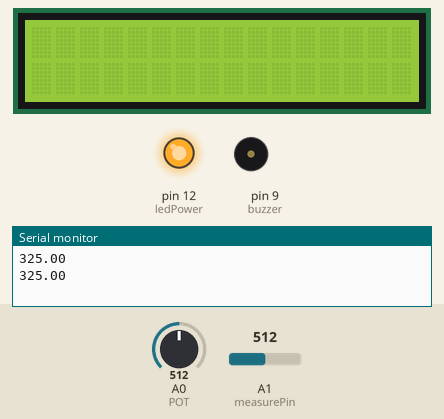
A sketch run on a simulated Arduino Uno, built with avr-gcc and run on an emulated ATmega328P. Shown: 16×2 character LCD, output pins drawn as LEDs (lit = HIGH), buzzer (waves = sounding), the last lines printed to the serial monitor. The test bench sets the inputs (shaded band); at power-on: A1 (measurePin) = 512, A0 (POT) = 512.

Above: at 1.2 s.
1.3 s: A1 (measurePin) set to 723
2.8 s: A1 (measurePin) set to 748
At 4.1 s:
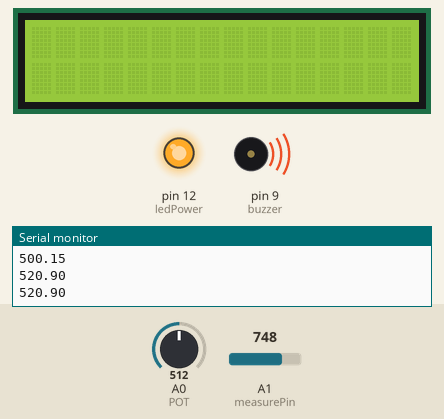
4.7 s: A1 (measurePin) set to 716
At 5.7 s:
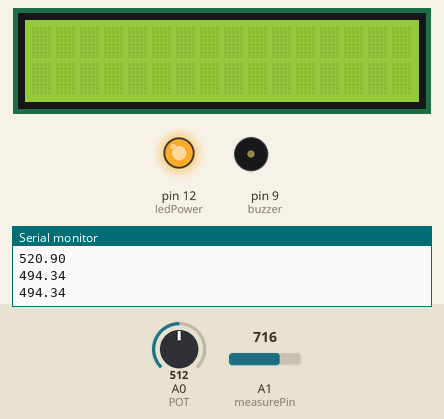
6.3 s: A1 (measurePin) set to 900
At 7.3 s:
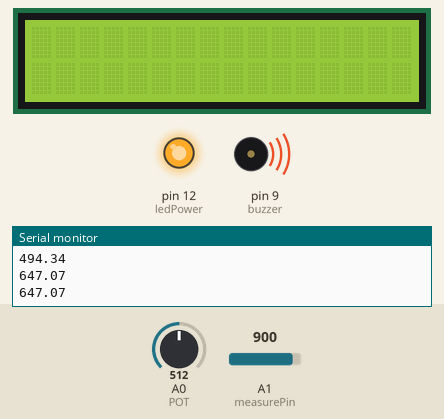
Timing chart, 0 to 8.9 s (numbered marks = the images above; inputs shaded):
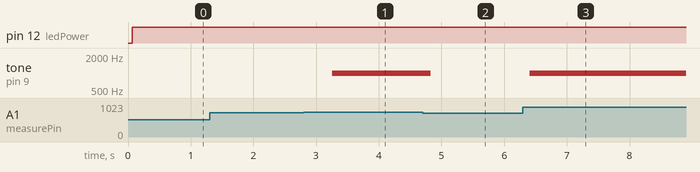

The sketch:

master3.ino
```cpp
#include <Wire.h>
#include <LiquidCrystal_I2C.h>
#include <SoftwareSerial.h>

LiquidCrystal_I2C lcd(0x27, 16, 2);
const int buzzer = 9;
const int POT = A0;
int measurePin = A1;
int ledPower = 12;

unsigned int samplingTime = 280;
unsigned int deltaTime = 40;
unsigned int sleepTime = 5000;

float voMeasured = 0;
float calcVoltage = 0;
float dustDensity = 0;

float refValue = 0;

int TxD = 4;
int RxD = 5;

SoftwareSerial mySerial(RxD, TxD);

void setup() {
  Serial.begin(9600);
  mySerial.begin(9600);
  lcd.begin();
  pinMode(ledPower, OUTPUT);
  pinMode(buzzer, OUTPUT);
  lcd.backlight();
}

void loop() {
  digitalWrite(ledPower, LOW);
  delayMicroseconds(samplingTime);
  refValue = analogRead(POT);
  voMeasured = analogRead(measurePin);

  delayMicroseconds(deltaTime);
  digitalWrite(ledPower, HIGH);
  delayMicroseconds(sleepTime);

  calcVoltage = voMeasured * (5.0 / 1024);
  dustDensity = (0.17 * calcVoltage - 0.1) * 1000;

  if ( dustDensity < 0)
  {
    dustDensity = 0.00;
  }
  //
  //  Serial.println("Raw Signal Value (0-1023):");
  //  Serial.println(voMeasured);

  //  Serial.println("Voltage:");
  //  Serial.println(calcVoltage);
  //
  //  Serial.println("Dust Density:");
  Serial.println(dustDensity);
  print_lcd(dustDensity, refValue, lcd);
  if (dustDensity > refValue) {
    tone(buzzer, 1000); // Send 1KHz sound signal...

    mySerial.println('1');

    //    delay(1000);        // ...for 1 sec
    //    noTone(buzzer);     // Stop sound...
    //    delay(1000);
  }
  else {
    noTone(buzzer);
    mySerial.println('0');
  }

  delay(750);
}

void print_lcd(float curr, float ref, LiquidCrystal_I2C lcd)
{
  lcd.setCursor(0, 0);
  String refstr = String(ref);
  String currstr = String(curr);
  lcd.print("DustLv:");
  lcd.print(currstr);
  lcd.setCursor(0, 1);
  lcd.print("Ref(ug/m3):");
  lcd.print(refstr);
}
```

Measured:
- the behaviour switches between 737 and 738 on A1 (measurePin) (found by bisection; images 0 and 1)
- after the input at 2.8 s, tone on pin 9 (buzzer): silent → 1000 Hz after 0.46 s
- after the input at 4.7 s, tone on pin 9 (buzzer): 1000 Hz → silent after 0.13 s
- after the input at 6.3 s, tone on pin 9 (buzzer): silent → 1000 Hz after 0.11 s
